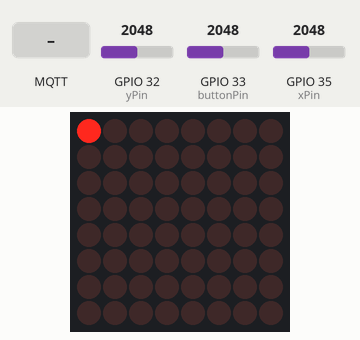
A sketch run on a simulated ESP32. On the bench: 8×8 LED matrix. The test bench sets the inputs (shaded band); at power-on: GPIO 32 (yPin) = 2048, GPIO 33 (buttonPin) = 2048, GPIO 35 (xPin) = 2048. WiFi joins after 1.5 s; servers stay silent unless stated; no MQTT or app messages arrive unless stated; not simulated (calls return 0 or success): arduino_secrets.h; what the sketch prints to the serial monitor is not drawn.

Above: at 3.2 s.
3.3 s: MQTT message "board" arrives on the first subscribed topic
At 4.4 s:
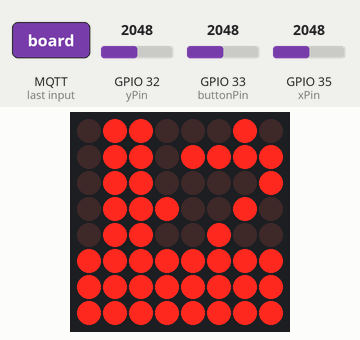
4.8 s: MQTT message "1" arrives on the first subscribed topic
At 5.8 s:
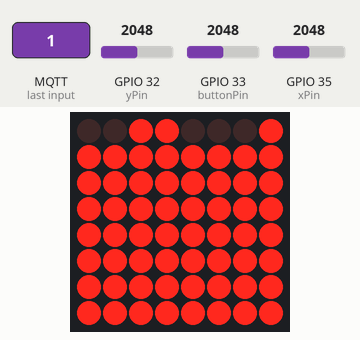
6.3 s: MQTT message "0" arrives on the first subscribed topic
At 7.3 s:
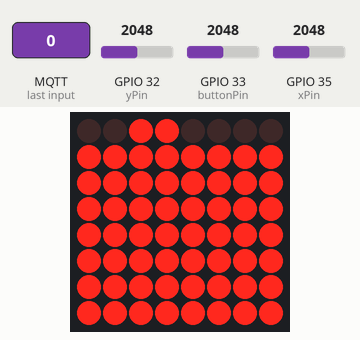
7.8 s: MQTT message "2" arrives on the first subscribed topic
At 8.7 s:
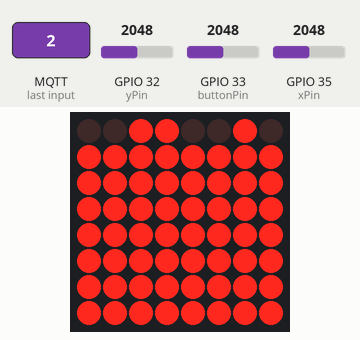
9.3 s: MQTT message "on" arrives on the first subscribed topic
At 10.1 s:
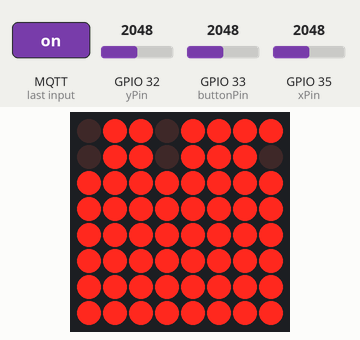
10.8 s: MQTT message "off" arrives on the first subscribed topic
At 11.5 s:
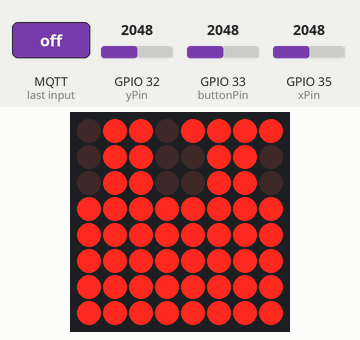
Timing chart, 0 to 13.3 s (numbered marks = the images above; inputs shaded):
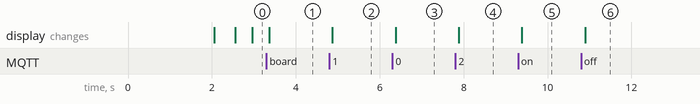

The sketch:

esp.ino
```cpp
// Import 8x8-Dot-Matrix library and define constants
#include <MD_MAX72xx.h>
#define HARDWARE_TYPE MD_MAX72XX::GENERIC_HW
#define MAX_DEVICES 1

#define CLK_PIN   19  // or SCK
#define DATA_PIN  5  // or MOSI
#define CS_PIN    18  // or SS

MD_MAX72XX mx = MD_MAX72XX(HARDWARE_TYPE, DATA_PIN, CLK_PIN, CS_PIN, MAX_DEVICES);

// Import libraries
#include <WiFi.h>
#include <ArduinoMqttClient.h>

// Import settings from arduino_secrets.h
#include "arduino_secrets.h"
const char ssid[] = SECRET_SSID;
const char password[] = SECRET_PASS;

IPAddress broker(MQTT_SERVER);
int port = 1883;

WiFiClient wifiClient;
MqttClient mqttClient(wifiClient);

// define pins for Joystick
int xPin = 35;
int yPin = 32;
int buttonPin = 33;

// Run on startup
void setup() {
  mx.begin();
  Serial.begin(115200);

  connectWifi();
  connectMqtt();
}

// Connect to WiFi
void connectWifi() {
  WiFi.mode(WIFI_STA);

  WiFi.begin(ssid, password);
  Serial.print("Connecting to WiFi ..");
  while (WiFi.status() != WL_CONNECTED) {
    Serial.print(".");
    delay(1000);
  }
  Serial.println(WiFi.localIP());
}

// Connect to MQTT Broker
void connectMqtt() {
  Serial.print("Attempting to connect to the MQTT broker: ");
  Serial.println(broker);

  if (!mqttClient.connect(broker, port)) {
    Serial.print("MQTT connection failed! Error code = ");
    Serial.println(mqttClient.connectError());

    while (1);
  }
  Serial.println("You're connected to the MQTT broker!");
  Serial.println();

  // set the message receive callback
  mqttClient.onMessage(onMqttMessage);
  mqttClient.subscribe("board");
}

int count = 0;
int foodpos1 = false;
int foodpos2 = false;

// continuous loop
void loop() {
  mqttClient.poll();

  int buttonValue = analogRead(buttonPin);
  if (buttonValue == 0) {
    sendAction();
  }

  int xValue = analogRead(xPin);
  if (xValue == 0) {
    // up
    sendDirection("u");
  } else if (xValue > 4000) {
    // down
    sendDirection("d");
  }

  int yValue = analogRead(yPin);
  if (yValue == 0) {
    // right
    sendDirection("r");
  } else if (yValue > 4000) {
    // left
    sendDirection("l");
  }

  if (foodpos1 != -1 && foodpos2 != -1) {
    count++;
    bool blink = count >= 0 ? true : false;
    if (count >= 5) {
      count = -5;
    }

    mx.setPoint(foodpos1, 7 - foodpos2, blink);
  }

  delay(100);
}

// Send message with Quality-of-Service as 1
void sendDirection(char direction[]) {
  mqttClient.beginMessage("direction", false, 1);
  mqttClient.print(direction);
  mqttClient.endMessage();
}

// Send action message with Quality-of-Service as 1
void sendAction() {
  mqttClient.beginMessage("action", false, 1);
  mqttClient.endMessage();
}

// Receive message from MQTT Broker
void onMqttMessage(int messageSize) {
  String messageTopic = mqttClient.messageTopic();

  mx.clear();

  if (messageTopic == "board") {
    for (int i = 0; i < 8; i++) {
      uint8_t row = (uint8_t)mqttClient.read();
      mx.setRow(i, row);
    }

    // Remember the position of the apple for blinking
    foodpos1 = mqttClient.read();
    foodpos2 = mqttClient.read();
  }
}
```

Measured:
- after the input at 3.3 s, the display: changes after 0.06 s (image 1)
- after the input at 4.8 s, the display: changes after 0.07 s (image 2)
- after the input at 6.3 s, the display: changes after 0.08 s (image 3)
- after the input at 7.8 s, the display: changes after 0.08 s (image 4)
- after the input at 9.3 s, the display: changes after 0.09 s (image 5)
- after the input at 10.8 s, the display: changes after 0.10 s (image 6)
